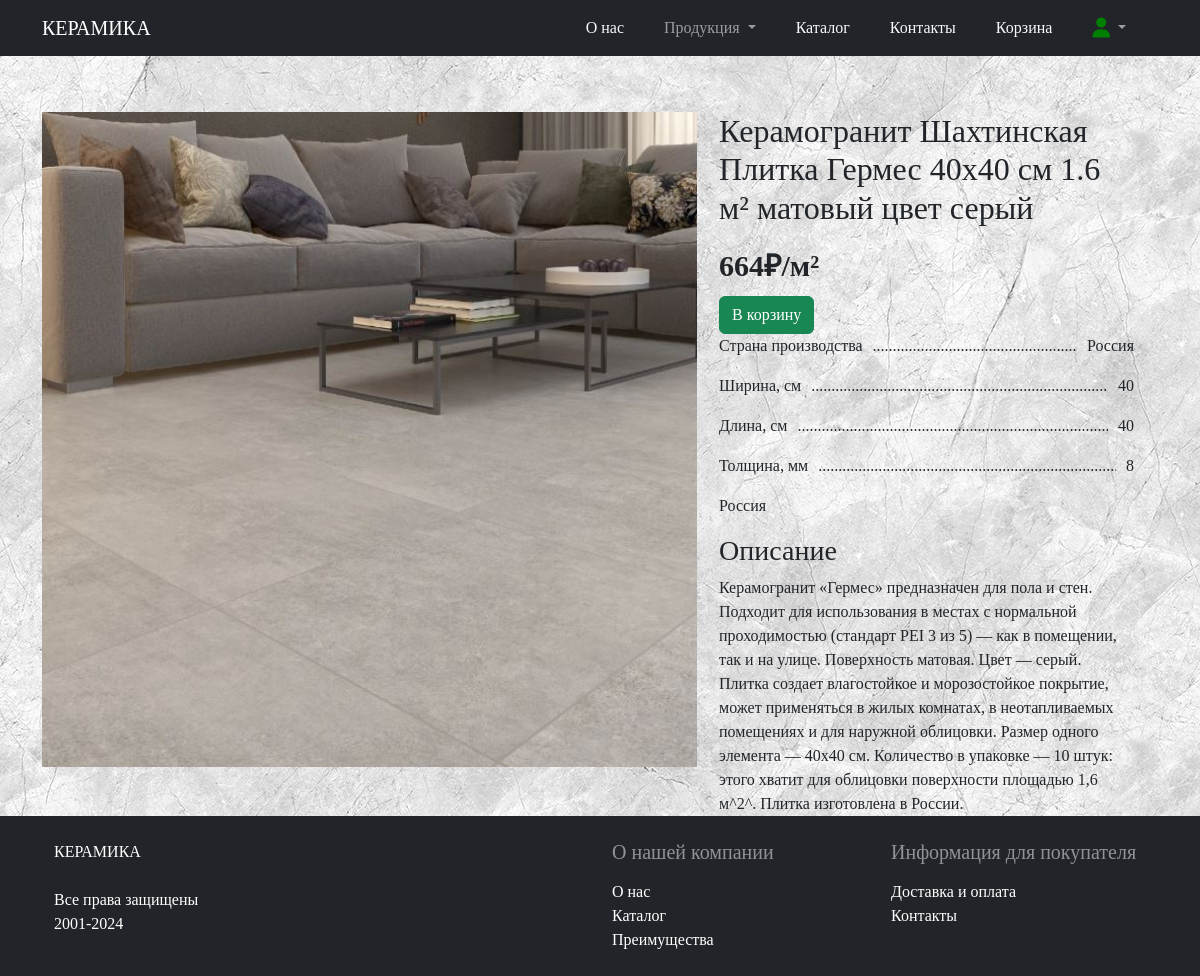
/card.php?id=2 (signed in), run on the app's committed database.
### tables this page shows
CREATE TABLE `product` (
  `ID` int(11) NOT NULL,
  `Наименование` varchar(100) NOT NULL,
  `id_categories` int(11) NOT NULL,
  `Описание` varchar(5000) NOT NULL,
  `Цена` varchar(50) NOT NULL,
  `Страна производства` varchar(25) NOT NULL,
  `Ширина` int(11) DEFAULT NULL,
  `Длина` int(11) DEFAULT NULL,
  `Толщина` int(11) DEFAULT NULL,
  `Вес` varchar(20) DEFAULT NULL,
  `Фото главное` varchar(255) NOT NULL
);

### card.php (the view, shortened to what this page needs)
<!DOCTYPE html>
<html lang="en">
<head>
    <link href="https://cdn.jsdelivr.net/npm/bootstrap@5.3.1/dist/css/bootstrap.min.css" rel="stylesheet"
>
   <link rel="stylesheet" href="style.css">
   <link rel="stylesheet" href="https://cdnjs.cloudflare.com/ajax/libs/font-awesome/6.5.1/css/all.min.css">
</head>
<body>
<?include "header.php"?>
<div class="container mt-5 contan">
<div class="row">
<?php
if($_GET)
{
        $id = $_GET['id'];
        $db = dbconn();
            $query = $db->query("SELECT * FROM `product` WHERE `id`='$id'");
            while($row=$query->fetch_assoc())
            {
            ?>
            <form method="post" class="row  gy-1" enctype="multipart/form-data">
            <div class="afisha">
            <div class="cardbox_img" name="product_image"> <img src="<?=$row['Фото главное']?>" class="jpg_cat" alt=""></div>
            <div class="cardbox_text">
            <div class="mb-3" name="product_name"><h2><?echo $row['Наименование'].'<br>';?></h2></div>
              <div class="small_box">
                <div class="text_pricecard"> <?echo $row['Цена'].'<br>';?></div>
     <div><input type="submit" class="btn btn-success mt-2" value="В корзину" name="bask"></div>
              </div>
              <div class="book">
                 <p><span>Страна производства</span><span><?echo $row['Страна производства'].'<br>';?></span></p>
                 <?
                 if (!empty($row['Ширина'])){ ?>
                 <p><span>Ширина, см</span><span><?echo $row['Ширина'].'<br>';?></span></p> <?}?>
                 <?
                 if (!empty($row['Длина'])){ ?>
                 <p><span>Длина, см</span><span><?echo $row['Длина'].'<br>';?></span></p> <?}?>
                 <?
                 if (!empty($row['Толщина'])){ ?>
                 <p><span>Толщина, мм</span><span><?echo $row['Толщина'].'<br>';?></span></p> <?}?>
              </div>
              <div > <?echo $row['Страна производства'].'<br>';?></div>
              <div class="mt-3" >
                <div class="name_small mb-2"><h3>Описание</h3></div>
               <?echo $row['Описание'].'<br>';?></div>
            </div>
            </div>
                 </form>
            <?
            }
        }
?>
</div>
</div>
<?include "footer.php"?>
</body>
</html>

### style.css (style rules this page uses)
body { background: url('/фото/фон2.jpg') ; font-family: Georgia, 'Times New Roman', Times, serif; }
.jpg_cat { width: 100%; object-fit: cover; aspect-ratio: 1/1; }
.text_pricecard { font-weight: 700; font-size: 30px; }
.afisha { display: flex; flex-wrap: wrap; justify-content: space-between; row-gap: 25px; }
.cardbox_img { width: 60%; }
.cardbox_text { width: 38%; }
.book { width: 100%; }
p { overflow: hidden; }
p:after { content:'.........................................................................................................'; display: block; white-space: nowrap; overflow: hidden; }
p span:first-of-type { float:left; margin-right: 10px; }
p span:last-of-type { float:right; margin-left: 10px; }
.contan { min-height: calc(100vh - 200px); }

### data on the page
product: Фото главное (picture), Наименование "Керамогранит Шахтинская Плитка Гермес 40x40 см 1.6 м² матовый цвет серый", Цена "664₽/м²", Страна производства "Россия", Ширина "40", Длина "40", Толщина "8", Описание "Керамогранит «Гермес» предназначен для пола и стен. Подходит для использования в местах с нормальной проходимостью (стандарт PEI 3 из 5) — как в помещении, так и на улице. Поверхность матовая. Цвет — серый. Плитка создает влагостойкое и морозостойкое покрытие, может применяться в жилых комнатах, в неотапливаемых помещениях и для наружной облицовки. Размер одного элемента — 40х40 см. Количество в упаковке — 10 штук: этого хватит для облицовки поверхности площадью 1,6 м^2^. Плитка изготовлена в России."
